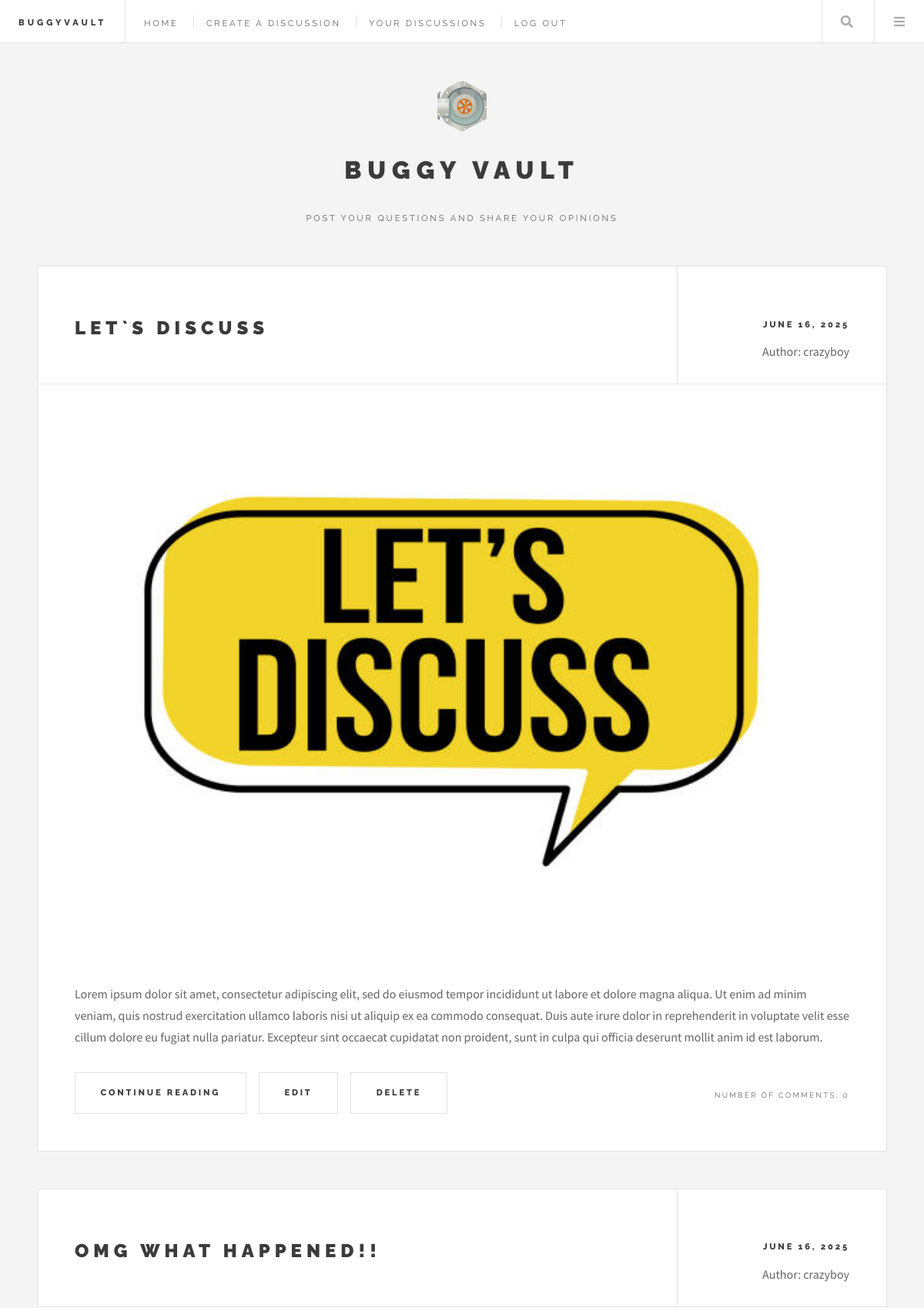
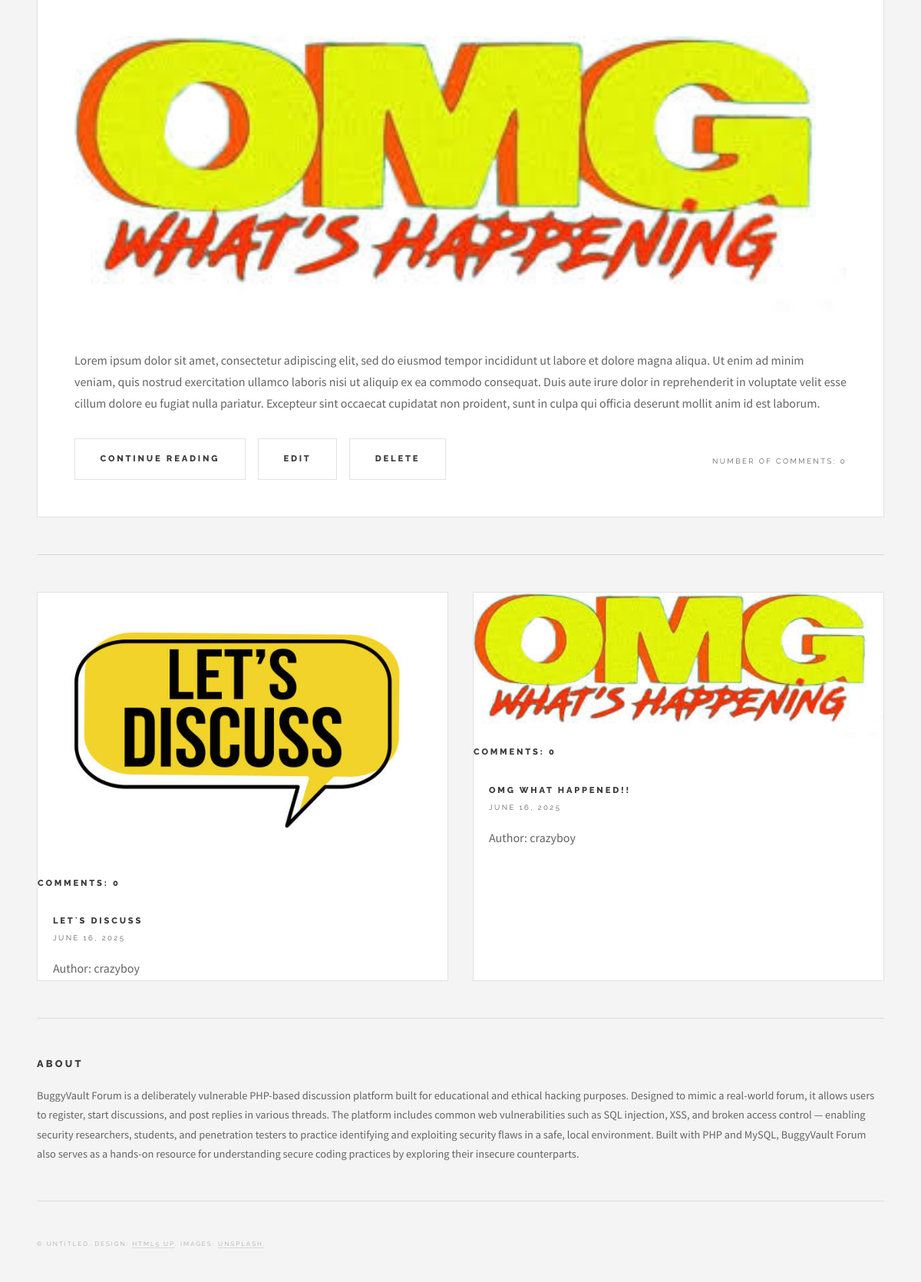
The page /your_discussions.php (signed in) on the database its author committed (2 pictures, top to bottom).
### tables this page shows
CREATE TABLE IF NOT EXISTS `discussions` (
  `id` INT NOT NULL AUTO_INCREMENT,
  `title` VARCHAR(255) NOT NULL,
  `content` TEXT NOT NULL,
  `image_path` VARCHAR(255) DEFAULT NULL,
  `created_at` DATETIME NOT NULL DEFAULT CURRENT_TIMESTAMP,
  `last_updated_at` DATETIME NOT NULL DEFAULT CURRENT_TIMESTAMP,
  `post_count` INT NOT NULL DEFAULT 0,
  `user_id` INT NOT NULL,
  PRIMARY KEY (`id`),
  INDEX `fk_discussions_users_idx` (`user_id` ASC),
  CONSTRAINT `fk_discussions_users`
    FOREIGN KEY (`user_id`)
    REFERENCES `users` (`id`)
    ON DELETE CASCADE
);

CREATE TABLE IF NOT EXISTS `users` (
  `id` INT NOT NULL AUTO_INCREMENT,
  `username` VARCHAR(50) NOT NULL,
  `password` VARCHAR(255) NOT NULL,
  `email` VARCHAR(100) NOT NULL,
  `role` ENUM('guest', 'moderator') NOT NULL DEFAULT 'guest',
  PRIMARY KEY (`id`),
  UNIQUE INDEX `username_UNIQUE` (`username` ASC),
  UNIQUE INDEX `email_UNIQUE` (`email` ASC)
);

### your_discussions.php (the view, shortened to what this page needs)
<?php
	include("config/db.php");
    $isloggedin = isset($_SESSION['user_id']);
?>
<!DOCTYPE html>
<html lang="en">
	<head>
		<link rel="stylesheet" href="assets/css/main.css" />
	</head>
	<body class="is-preload">
			<div id="wrapper">
					<header id="header">
						<h1><a href="index.php">BuggyVault</a></h1>
						<nav class="links">
							<ul>
								<li><a href="index.php">Home</a></li>
                                <li><a href="create_discussion.php">Create a Discussion</a></li>
								<li><a href="your_discussions.php">Your Discussions</a></li>
                                <?php if ($isloggedin): ?>
                                    <li><a href="logout.php">Log Out</a></li>
                                <?php else: ?>
                                    <li><a href="register.php">Sign Up</a></li>
                                    <li><a href="login.php">Log in</a></li>
                                <?php endif ?>
							</ul>
						</nav>
						<nav class="main">
							<ul>
								<li class="search">
									<a class="fa-search" href="#search">Search</a>
								</li>
								<li class="menu">
									<a class="fa-bars" href="#menu">Menu</a>
								</li>
							</ul>
						</nav>
					</header>
					<div id="main">
						<?php
							if (isset($_GET['query']) && !empty($_GET['query'])) {
								$sql = "SELECT * FROM discussions WHERE title LIKE '%" . $_GET['query'] . "%' AND user_id = " . $_SESSION['user_id'] . " ORDER BY created_at DESC";
							} else {
								$sql = "SELECT * FROM discussions WHERE user_id = " . $_SESSION['user_id'] . " ORDER BY created_at DESC";
							}
							$result = mysqli_query($conn, $sql);
							if (mysqli_num_rows($result) > 0) {
								while ($row = mysqli_fetch_assoc($result)) {
									echo '<article class="post">';
									echo '<header>';
									echo '<div class="title">';
									echo '<h2><a href="single.php?id=' . $row['id'] . '">' . htmlspecialchars($row['title']) . '</a></h2>';
									echo '</div>';
									echo '<div class="meta">';
									echo '<time class="published" datetime="' . $row['created_at'] . '">' . date('F j, Y', strtotime($row['created_at'])) . '</time>';
									$name = mysqli_fetch_assoc(mysqli_query($conn, "SELECT username FROM users WHERE id = " . $row['user_id']));
									echo '<span class="name">Author: ' . $name['username'] . '</span>';
									echo '</div>';
									echo '</header>';
									echo '<a href="single.php?id=' . $row['id'] . '" class="image featured"><img src="' . $row['image_path'] . '" alt=""/></a>';
									echo '<p>' . htmlspecialchars($row['content']) . '</p>';
									echo '<footer>';
									echo '<ul class="actions">';
									echo '<li><a href="single.php?id=' . $row['id'] . '" class="button large">Continue Reading</a></li>';
									echo '<li><a href="edit_discussion.php?id=' . $row['id'] . '" class="button large">Edit</a></li>';
									echo '<li><a href="delete_discussion.php?id=' . $row['id'] . '" class="button large">Delete</a></li>';
									echo '</ul>';
									echo '<ul class="stats">';
									echo '<li> Number of Comments: ' . $row['post_count'] . '</li>';
									echo '</ul>';
									echo '</footer>';
									echo '</article>';
								}
							} else {
								echo '<p>No discussions found.</p>';
							}
						?>
					</div>
					<section id="sidebar">
							<section id="intro">
								<a href="index.php" class="logo"><img src="static/favicon.ico" alt="" /></a>
								<header>
									<h2>Buggy Vault</h2>
									<p>Post your questions and share your opinions</p>
								</header>
							</section>
							<section>
								<div class="mini-posts">
									<?php
										$sql = "SELECT * FROM discussions WHERE user_id = " . $_SESSION['user_id'] . " ORDER BY post_count DESC LIMIT 4";
										$result = mysqli_query($conn, $sql);
										if (mysqli_num_rows($result) > 0) {
											while ($row = mysqli_fetch_assoc($result)) {
												echo '<article class="mini-post">';
												echo '<header>';
												echo '<h3><a href="single.php?id=' . $row['id'] . '">' . htmlspecialchars($row['title']) . '</a></h3>';
												echo '<time class="published" datetime="' . $row['created_at'] . '">' . date('F j, Y', strtotime($row['created_at'])) . '</time>';
												$name = mysqli_fetch_assoc(mysqli_query($conn, "SELECT username FROM users WHERE id = " . $row['user_id']));
												echo 'Author: ' . $name['username'];
												echo '</header>';
												echo '<footer>';
												echo '<a href="single.php?id=' . $row['id'] . '" class="image"><img src="' . $row['image_path'] . '" alt="" /></a>';
												echo '<h5>Comments: ' . htmlspecialchars($row['post_count']) . '</h5>';
												echo '</footer>';
												echo '</article>';
											}
										} else {
											echo '<p>No popular discussions found.</p>';
										}
									?>
								</div>
							</section>
							<section class="blurb">
								<h2>About</h2>
								<p>BuggyVault Forum is a deliberately vulnerable PHP-based discussion platform built for educational and ethical hacking purposes. Designed to mimic a real-world forum, it allows users to register, start discussions, and post replies in various threads. The platform includes common web vulnerabilities such as SQL injection, XSS, and broken access control — enabling security researchers, students, and penetration testers to practice identifying and exploiting security flaws in a safe, local environment. Built with PHP and MySQL, BuggyVault Forum also serves as a hands-on resource for understanding secure coding practices by exploring their insecure counterparts.</p>
							</section>
							<section id="footer">
								<p class="copyright">&copy; Untitled. Design: <a href="http://html5up.net">HTML5 UP</a>. Images: <a href="http://unsplash.com">Unsplash</a>.</p>
							</section>
					</section>
			</div>
	</body>
</html>

### rows shown on the page
discussions: title "LET`S DISCUSS", created_at "JUNE 16, 2025", user.username "crazyboy", image_path (picture), content "Lorem ipsum dolor sit amet, consectetur adipiscing elit, sed do eiusmod tempor incididunt ut labore et dolore magna aliqua. Ut enim ad minim veniam, quis nostrud exercitation ullamco laboris nisi ut aliquip ex ea commodo consequat. Duis aute irure dolor in reprehenderit in voluptate velit esse cillum dolore eu fugiat nulla pariatur. Excepteur sint occaecat cupidatat non proident, sunt in culpa qui officia deserunt mollit anim id est laborum.", post_count "0"
discussions: title "OMG WHAT HAPPENED!!", created_at "JUNE 16, 2025", user.username "crazyboy", image_path (picture), content "Lorem ipsum dolor sit amet, consectetur adipiscing elit, sed do eiusmod tempor incididunt ut labore et dolore magna aliqua. Ut enim ad minim veniam, quis nostrud exercitation ullamco laboris nisi ut aliquip ex ea commodo consequat. Duis aute irure dolor in reprehenderit in voluptate velit esse cillum dolore eu fugiat nulla pariatur. Excepteur sint occaecat cupidatat non proident, sunt in culpa qui officia deserunt mollit anim id est laborum.", post_count "0"
